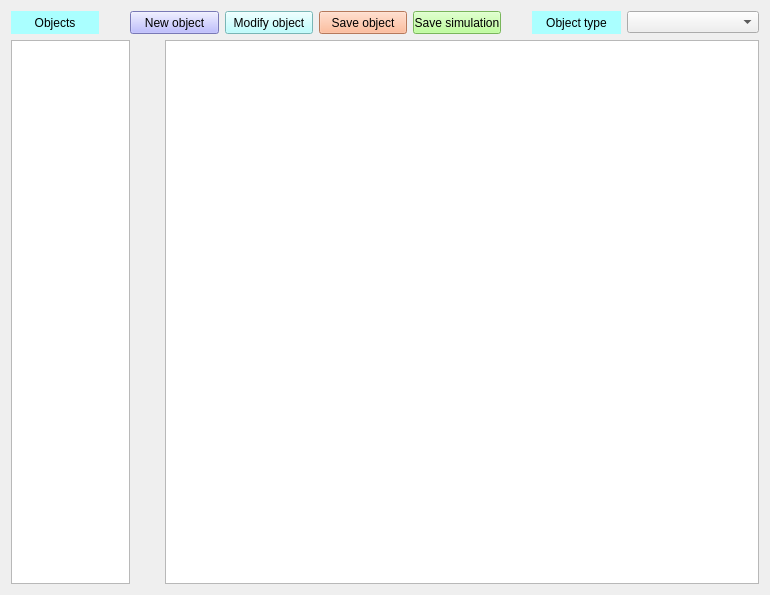
      <widget class="QWidget" name="">
       <property name="minimumSize">
        <size>
         <width>705</width>
         <height>595</height>
        </size>
       </property>
       <attribute name="title">
        <string>Setup</string>
       </attribute>
       <layout class="QVBoxLayout" name="verticalLayout_3">
        <item>
         <layout class="QVBoxLayout" name="verticalLayout" stretch="1,15">
          <item>
           <layout class="QHBoxLayout" name="horizontalLayout" stretch="2,1,2,2,2,2,1,2,3">
            <item>
             <widget class="QLabel" name="label">
              <property name="minimumSize">
               <size>
                <width>58</width>
                <height>23</height>
               </size>
              </property>
              <property name="styleSheet">
               <string notr="true">background-color: rgb(170, 255, 255)</string>
              </property>
              <property name="text">
               <string>Objects</string>
              </property>
              <property name="alignment">
               <set>Qt::AlignCenter</set>
              </property>
             </widget>
            </item>
            <item>
             <spacer name="horizontalSpacer">
              <property name="orientation">
               <enum>Qt::Horizontal</enum>
              </property>
              <property name="sizeType">
               <enum>QSizePolicy::Fixed</enum>
              </property>
              <property name="sizeHint" stdset="0">
               <size>
                <width>25</width>
                <height>20</height>
               </size>
              </property>
             </spacer>
            </item>
            <item>
             <widget class="QPushButton" name="pushButton">
              <property name="minimumSize">
               <size>
                <width>75</width>
                <height>23</height>
               </size>
              </property>
              <property name="styleSheet">
               <string notr="true">background-color:rgb(170, 170, 255)</string>
              </property>
              <property name="text">
               <string>New object</string>
              </property>
             </widget>
            </item>
            <item>
             <widget class="QPushButton" name="pushButton_2">
              <property name="minimumSize">
               <size>
                <width>75</width>
                <height>23</height>
               </size>
              </property>
              <property name="styleSheet">
               <string notr="true">background-color:rgb(170, 255, 255)</string>
              </property>
              <property name="text">
               <string>Modify object</string>
              </property>
             </widget>
            </item>
            <item>
             <widget class="QPushButton" name="pushButton_3">
              <property name="minimumSize">
               <size>
                <width>75</width>
                <height>23</height>
               </size>
              </property>
              <property name="styleSheet">
               <string notr="true">background-color:rgb(255, 170, 127)</string>
              </property>
              <property name="text">
               <string>Save object</string>
              </property>
             </widget>
            </item>
            <item>
             <widget class="QPushButton" name="pushButton_4">
              <property name="minimumSize">
               <size>
                <width>82</width>
                <height>23</height>
               </size>
              </property>
              <property name="styleSheet">
               <string notr="true">background-color:rgb(170, 255, 127)</string>
              </property>
              <property name="text">
               <string>Save simulation</string>
              </property>
             </widget>
            </item>
            <item>
             <spacer name="horizontalSpacer_2">
              <property name="orientation">
               <enum>Qt::Horizontal</enum>
              </property>
              <property name="sizeType">
               <enum>QSizePolicy::Fixed</enum>
              </property>
              <property name="sizeHint" stdset="0">
               <size>
                <width>25</width>
                <height>20</height>
               </size>
              </property>
             </spacer>
            </item>
            <item>
             <widget class="QLabel" name="label_2">
              <property name="minimumSize">
               <size>
                <width>57</width>
                <height>23</height>
               </size>
              </property>
              <property name="styleSheet">
               <string notr="true">background-color:rgb(170, 255, 255)</string>
              </property>
              <property name="text">
               <string>Object type</string>
              </property>
              <property name="alignment">
               <set>Qt::AlignCenter</set>
              </property>
             </widget>
            </item>
            <item>
             <widget class="QComboBox" name="comboBox">
              <property name="minimumSize">
               <size>
                <width>87</width>
                <height>20</height>
               </size>
              </property>
             </widget>
            </item>
           </layout>
          </item>
          <item>
           <layout class="QHBoxLayout" name="horizontalLayout_2" stretch="4,1,20">
            <item>
             <widget class="QListWidget" name="listWidget">
              <property name="minimumSize">
               <size>
                <width>95</width>
                <height>366</height>
               </size>
              </property>
             </widget>
            </item>
            <item>
             <spacer name="horizontalSpacer_3">
              <property name="orientation">
               <enum>Qt::Horizontal</enum>
              </property>
              <property name="sizeType">
               <enum>QSizePolicy::Expanding</enum>
              </property>
              <property name="sizeHint" stdset="0">
               <size>
                <width>10</width>
                <height>20</height>
               </size>
              </property>
             </spacer>
            </item>
            <item>
             <widget class="QTableWidget" name="tableWidget">
              <property name="minimumSize">
               <size>
                <width>476</width>
                <height>366</height>
               </size>
              </property>
             </widget>
            </item>
           </layout>
          </item>
         </layout>
        </item>
       </layout>
      </widget>
